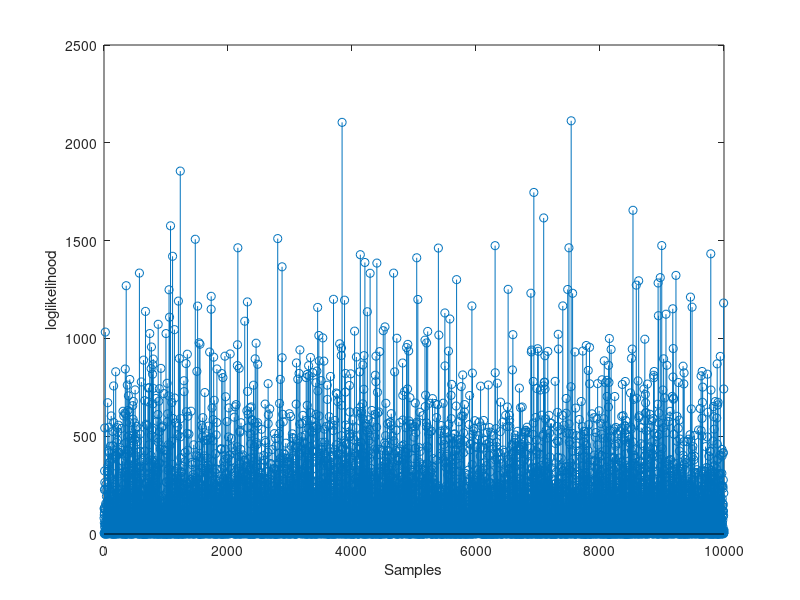

Here is the MATLAB script that generated this plot: (Note: a time limit stopped this script after it produced the figure.)
clear
close all;

n=7;
N_test=10000;
N_train=100;

a=n*rand(n,1);
mu = rand(n,1);
covariance = 0.2*rand(n,n) + eye(n);
covariance = covariance'*covariance; %To make it symmetric

%draw samples
x_training = mvnrnd(mu, covariance, N_train)';
x_test = mvnrnd(mu, covariance, N_test)';

v_training = mvnrnd(0, 1, N_train)';
v_test = mvnrnd(0, 1, N_test)';

loglikelihood = [];
loglikelihood_test = [];
optimal_beta_values = []

for alpha = 10.^(-3:0.05:3)*trace(covariance)/n
    %Alpha covariance and zero mean
    alpha,
    mu_alpha = zeros(n,1);
    covariance_alpha  = alpha*eye(n);

    z_training = mvnrnd(mu_alpha, covariance_alpha, N_train)'; %Alpha
    z_test = mvnrnd(mu_alpha, covariance_alpha, N_test)';      %Alpha

    %Find y such that y = aT(x+z) + v
    y_training = a.'*(x_training+z_training) + v_training;
    y_test = a.'*(x_test+z_test) + v_test;
        
    %Perform 10 fold cross validation to find optimal value of Beta hyperparameter 
    step_counts = 100;
	K = 10;
    mse_results = zeros(step_counts, K);
    betas = logspace(-4,3, step_counts);
    for beta = betas
        for k = 1:K
            y_validation_split = y_training(:,floor(((k-1)/K)*N_train)+1:floor(k/K*N_train));
            y_training_split = [y_training(:,1:floor(((k-1)/K)*N_train)),y_training(:,floor(k/K*N_train)+1:N_train)];

            x_validation_split = x_training(:,floor(((k-1)/K)*N_train)+1:floor(k/K*N_train));
            x_training_split = [x_training(:,1:floor(((k-1)/K)*N_train)),x_training(:,floor(k/K*N_train)+1:N_train)];

            x_training_split_with_ones = [ones(1, size(x_training_split,2)) ; x_training_split];
            
            w_hat = inv((x_training_split_with_ones*x_training_split_with_ones') + (eye(1)^2/beta^2)*eye(size(x_training_split_with_ones,1)) )*(y_training_split*x_training_split_with_ones')';%%%%sigmanin 

            x_validation_split_with_ones = [ones(1, size(x_validation_split,2)) ; x_validation_split];
            
            mse_results(find(logspace(-4,3, step_counts)==beta),k) = mean(mean((y_validation_split - w_hat'*x_validation_split_with_ones).^2));
        end
        mse_results_averaged_over_folds = mean(mse_results,2);
    end
    [min_mse_obtained, optimal_beta_value_ind]= min(mse_results_averaged_over_folds);
    optimal_beta_value = betas(optimal_beta_value_ind);
    optimal_beta_values = [optimal_beta_values optimal_beta_value];
    x_training_with_ones = [ones(1, size(x_training,2)) ; x_training];       
    w_hat = inv((x_training_with_ones*x_training_with_ones') + (eye(1)^2/optimal_beta_value^2)*eye(size(x_training_with_ones,1)) )*(y_training*x_training_with_ones')';%%%%sigmanin 
    loglikelihood = [loglikelihood mean(-(1/2)*(y_training - w_hat'*x_training_with_ones).^2)];

	x_test_with_ones = [ones(1, size(x_test,2)) ; x_test];       
    
    loglikelihood_test = [loglikelihood_test mean((y_test - w_hat'*x_test_with_ones).^2)];
    if alpha == 1*trace(covariance)/n
        figure
        stem((y_test - w_hat'*x_test_with_ones).^2);
        xlabel('Samples');
        ylabel('loglikelihood');        
        saveas(gcf,'alltest.png');
    end
end

figure(5);
loglog(10.^(-3:0.05:3)*trace(covariance)/n, loglikelihood, 'DisplayName','Training loglikelihood')
hold on
loglog(10.^(-3:0.05:3)*trace(covariance)/n, loglikelihood_test, 'DisplayName' , 'Test loglikelihood')
xlabel('\alpha')
grid on
legend('Location','NorthWest');
saveas(gcf,'q2Trainingvstestmse.png');

figure(6);
loglog(10.^(-3:0.05:3)*trace(covariance)/n, optimal_beta_values, 'r.')
xlabel('\alpha')
ylabel('\beta_{opt}')
grid on
title('Optimal \beta value for each \alpha');
saveas(gcf,'q2Optimalbetavalueforeachalpha.png');

function g = evalGaussian(x,mu,Sigma)
    %Function implemented by Prof. Deniz Erdogmus
    % Evaluates the Gaussian pdf N(mu,Sigma) at each column of X
    [n,N] = size(x);
    C = ((2*pi)^n * det(Sigma))^(-1/2);
    (x-repmat(mu,1,N))
    E = -0.5*sum((x-repmat(mu,1,N)).*(inv(Sigma)*(x-repmat(mu,1,N))),1);
    g = C*exp(E);
    g = g';
end
